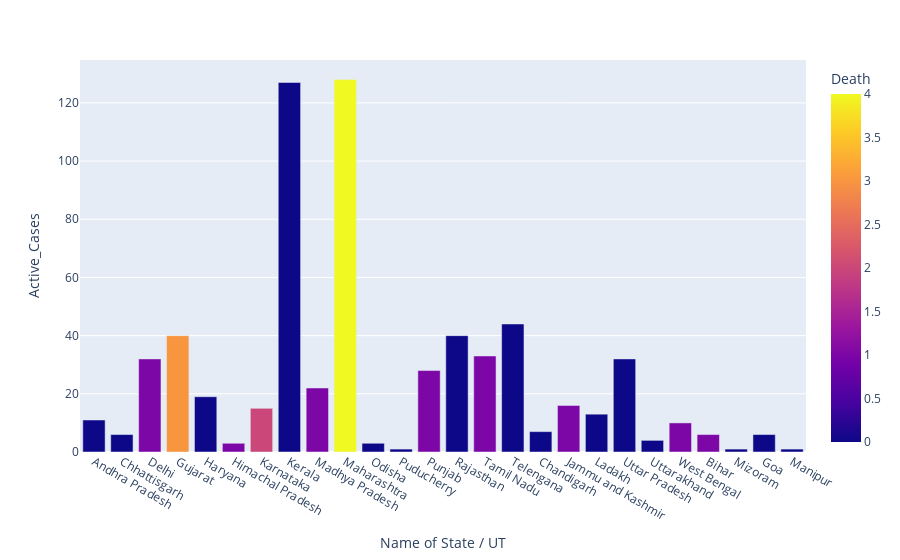

Here is the notebook cell this chart was saved with:
### Code cell
#using plotly
px.bar(india_cases,x='Name of State / UT',y='Active_Cases',color='Death')

### Figure 1 — Plotly figure (JSON) as saved in the notebook; plotly's stock layout.template omitted (floating-point values rounded to 4 significant figures)
{"data": [{"alignmentgroup": "True", "hovertemplate": "Name of State / UT=%{x}<br>Active_Cases=%{y}<br>Death=%{marker.color}<extra></extra>", "legendgroup": "", "marker": {"color": [0, 0, 1, 3, 0, 1, 2, 0, 1, 4, 0, 0, 1, 0, 1, 0, 0, 1, 0, 0, 0, 1, 1, 0, 0, 0], "coloraxis": "coloraxis"}, "name": "", "offsetgroup": "", "orientation": "v", "showlegend": false, "textposition": "auto", "type": "bar", "x": ["Andhra Pradesh", "Chhattisgarh", "Delhi", "Gujarat", "Haryana", "Himachal Pradesh", "Karnataka", "Kerala", "Madhya Pradesh", "Maharashtra", "Odisha", "Puducherry", "Punjab", "Rajasthan", "Tamil Nadu", "Telengana", "Chandigarh", "Jammu and Kashmir", "Ladakh", "Uttar Pradesh", "Uttarakhand", "West Bengal", "Bihar", "Mizoram", "Goa", "Manipur"], "xaxis": "x", "y": [11, 6, 32, 40, 19, 3, 15, 127, 22, 128, 3, 1, 28, 40, 33, 44, 7, 16, 13, 32, 4, 10, 6, 1, 6, 1], "yaxis": "y"}], "layout": {"barmode": "relative", "coloraxis": {"colorbar": {"title": {"text": "Death"}}, "colorscale": [[0, "#0d0887"], [0.1111, "#46039f"], [0.2222, "#7201a8"], [0.3333, "#9c179e"], [0.4444, "#bd3786"], [0.5556, "#d8576b"], [0.6667, "#ed7953"], [0.7778, "#fb9f3a"], [0.8889, "#fdca26"], [1, "#f0f921"]]}, "legend": {"tracegroupgap": 0}, "margin": {"t": 60}, "xaxis": {"anchor": "y", "domain": [0, 1], "title": {"text": "Name of State / UT"}}, "yaxis": {"anchor": "x", "domain": [0, 1], "title": {"text": "Active_Cases"}}}}
